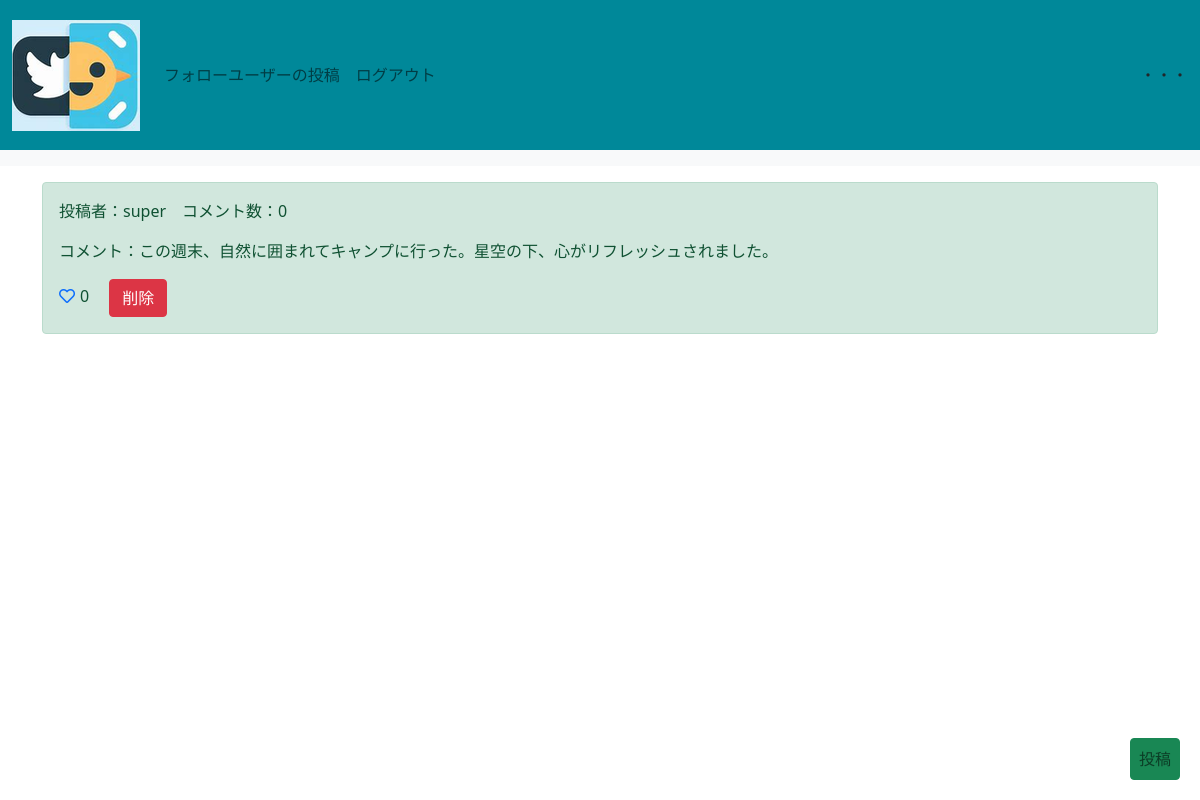
The page /detail/57 (signed in) on the database as committed earlier.
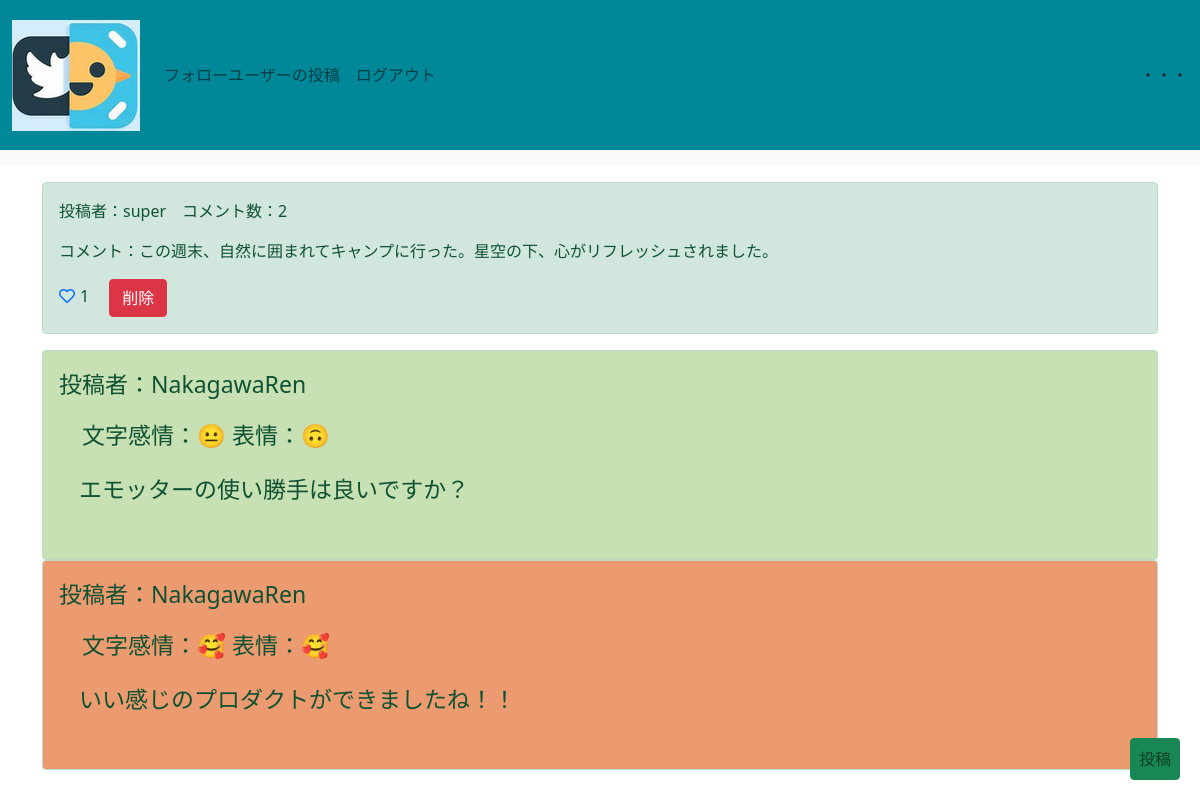
The same page on the database as committed later.
### snsapp/models.py (models this page shows, shortened)
class Post(models.Model):
    content = models.TextField()
    user = models.ForeignKey(User, on_delete=models.CASCADE)
    like = models.ManyToManyField(User, related_name='related_post', blank=True)
    created_at = models.DateTimeField(auto_now_add=True)
    face_emotion = models.CharField(max_length=20, blank=True, null=True)
    text_emotion = models.CharField(max_length=20, blank=True, null=True)
    @property
    def comment_count(self):
        return Comment.objects.filter(post=self).count()
    class Meta:
        ordering = ["-created_at"]

class Comment(models.Model): #コメント機能
    post = models.ForeignKey(Post, on_delete=models.CASCADE, related_name='comments') #Postモデルに対して、1対多の関係を定義
    user = models.ForeignKey(User, on_delete=models.CASCADE) #Userモデルに対して、1対多の関係を定義
    content = models.TextField() #コメントの内容
    created_at = models.DateTimeField(auto_now_add=True) #コメントの作成日時
    face_emotion = models.CharField(max_length=20, blank=True, null=True)
    text_emotion = models.CharField(max_length=20, blank=True, null=True)
    class Meta: #データベースで表示されるもの
        ordering = ["-created_at"]

### snsapp/views.py (the view)
# urls.py: path('detail/<int:pk>', DetailPost.as_view(), name='detail'),
class DetailPost(LoginRequiredMixin, DetailView):
    model = Post #Postモデルを指定
    template_name = 'detail.html' #テンプレートを指定
    def get_context_data(self, *args, **kwargs): #コメント機能
        context = super().get_context_data(*args, **kwargs) #親クラスのメソッドを呼び出す
        context['connection'] = Connection.objects.get_or_create(user=self.request.user) #フォロー機能
        context['comments'] = Comment.objects.filter(post=self.object) #コメントを取得
        return context

### templates/detail.html (shortened to what this page needs)
{% extends 'base.html' %}
{% load static %}
{% block customcss %}
    <link rel="stylesheet" href="{% static 'style.css' %}">
{% endblock customcss %}
{% block content %}
<div class="container">
    <div class="alert alert-success" role="alert">
        <p>投稿者：{{object.user}}　コメント数：{{object.comment_count}}</p>
        <p>コメント：{{object.content}}</p>
        {% if request.user in object.like.all %}
        <a href="{% url 'like-detail' object.pk %}" class="like-btn add-color" tabindex="-1" role="button" aria-disabled="true"><i class="fas fa-heart"></i></a>{{object.like.count}}
        {% else %}
        <a href="{% url 'like-detail' object.pk %}" class="like-btn" tabindex="-1" role="button" aria-disabled="true"><i class="far fa-heart"></i></a>{{object.like.count}}
        {% endif %}
        {% if object.user == request.user %}
        <a href="{% url 'delete' object.pk %}" class="btn btn-danger ms-3" tabindex="-1" role="button" aria-disabled="true">削除</a>
        {% endif %}
    </div>
</div>
<div class="container">
    {% for comment in comments %}
    <div class="alert alert-success alert alert-success emotion-{{ comment.face_emotion }}" role="alert">
        <div class="comment ">
            <p>投稿者：{{ comment.user }}</p>
            　文字感情：{% if comment.face_emotion == "positive" %}🥰{% elif comment.face_emotion == "negative" %}😥{% else %}😐{% endif %}
                表情：{% if comment.face_emotion == "positive" %}🥰{% elif comment.face_emotion == "negative" %}😥{% elif comment.face_emotion == "nautral" %}😐{% else %}🙃{% endif %}</p>
                <div class="main-emort-content">
                    {{ comment.content }}
                </div>
        </div>
    </div>
    {% endfor %}
</div>
{% endblock content %}

Rows that differ between the two databases and show on the page:
computed for Post "この週末、自然に囲まれてキャンプに行った。星空の下、心がリフレッシュされました。": comment_count "0" → "2"; like.count "0" → "1"
added Comment: user "NakagawaRen", content "エモッターの使い勝手は良いですか？"
added Comment: user "NakagawaRen", content "いい感じのプロダクトができましたね！！"
